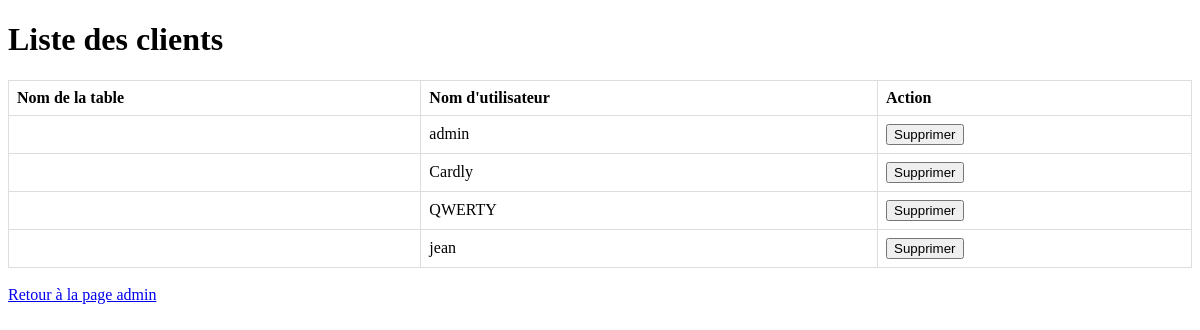
The app's page /clients (signed in), older data.
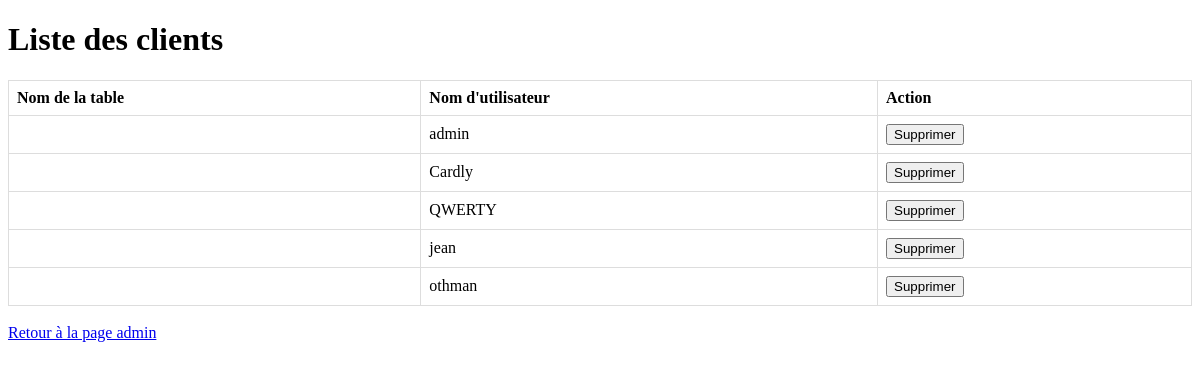
The same page, newer data.
### GOAT_SERVER.py (models this page shows)
class User(db.Model, UserMixin):
    id = db.Column(db.Integer, primary_key=True)
    username = db.Column(db.String(20), unique=True, nullable=False)
    password = db.Column(db.String(80), nullable=False)

### GOAT_SERVER.py (the view)
@app.route('/clients')
@admin_required #  protégée par le décorateur @admin_required, ce qui signifie que seuls les administrateurs  pourront accéder à cette page.
def clients():
    all_users = User.query.all()
    return render_template('dataClient.html', users=all_users)

### GOAT_SERVER.py (called while the page is built)
@login_manager.user_loader
def load_user(user_id):
    return User.query.get(int(user_id))

def admin_required(func):
    @wraps(func)
    def decorated_function(*args, **kwargs):
        if not current_user.is_authenticated or current_user.username != 'admin':
            return redirect(url_for('index'))  # Rediriger vers la page d'accueil si l'utilisateur n'est pas un administrateur
        return func(*args, **kwargs)
    return decorated_function

### templates/dataClient.html (shortened to what this page needs)
<!DOCTYPE html>
<html lang="en">
<head>
</head>
<body>
    <h1>Liste des clients</h1>
    <table>
        <thead>
            <tr>
                <th>Nom de la table</th>
                <th>Nom d'utilisateur</th>
                <th>Action</th>
            </tr>
        </thead>
        <tbody>
            {% for user in users %}
                <tr>
                    <td>{{ user.table_name }}</td>
                    <td>{{ user.username }}</td>
                    <td>
                        <form action="{{ url_for('delete_client', user_id=user.id) }}" method="post">
                            <input type="submit" value="Supprimer">
                        </form>
                    </td>
                </tr>
            {% endfor %}
        </tbody>
    </table>
    <br>
    <a href="{{ url_for('admin_page') }}">Retour à la page admin</a>
</body>
</html>

### templates/dataClient.html (style rules this page uses)
table { border-collapse: collapse; width: 100%; }
th, td { border: 1px solid #dddddd; text-align: left; padding: 8px; }

Row changes from the older to the newer data that the page shows:
added User: username "othman"
